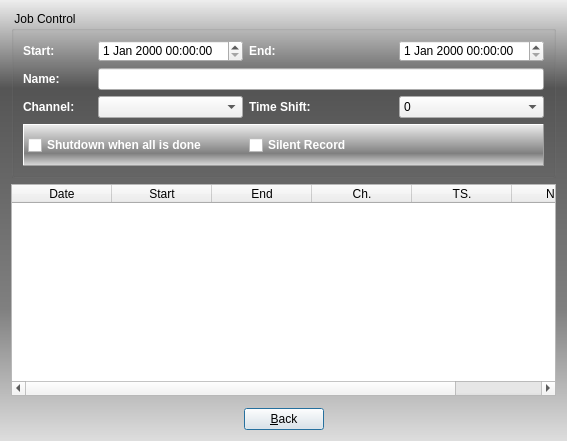
<?xml version="1.0" encoding="UTF-8"?>
<ui version="4.0">
 <class>CTimerRec</class>
 <widget class="QDialog" name="CTimerRec">
  <property name="geometry">
   <rect>
    <x>0</x>
    <y>0</y>
    <width>567</width>
    <height>441</height>
   </rect>
  </property>
  <property name="windowTitle">
   <string>Timer Record</string>
  </property>
  <property name="styleSheet">
   <string notr="true">QDialog#CTimerRec {
background-color: qlineargradient(spread:pad, x1:0, y1:0, x2:0, y2:1, stop:0 #eee, stop:0.2 #555, stop:0.7 grey, stop:1 #dedede);
}</string>
  </property>
  <property name="locale">
   <locale language="English" country="UnitedStates"/>
  </property>
  <layout class="QVBoxLayout" name="verticalLayout_2" stretch="0,60,0">
   <item>
    <widget class="QGroupBox" name="groupBoxEntry">
     <property name="title">
      <string> Job Control </string>
     </property>
     <layout class="QGridLayout" name="gridLayout">
      <item row="0" column="0">
       <widget class="QLabel" name="labStart">
        <property name="minimumSize">
         <size>
          <width>0</width>
          <height>0</height>
         </size>
        </property>
        <property name="styleSheet">
         <string notr="true">QLabel {
   font-weight: bold;
   color: white;
}</string>
        </property>
        <property name="text">
         <string>Start: </string>
        </property>
       </widget>
      </item>
      <item row="0" column="1">
       <widget class="QDateTimeEdit" name="dtEdtStart"/>
      </item>
      <item row="0" column="2">
       <widget class="QLabel" name="labEnd">
        <property name="styleSheet">
         <string notr="true">QLabel {
   font-weight: bold;
   color: white;
}</string>
        </property>
        <property name="text">
         <string>End: </string>
        </property>
       </widget>
      </item>
      <item row="0" column="4">
       <widget class="QDateTimeEdit" name="dtEdtEnd"/>
      </item>
      <item row="1" column="0">
       <widget class="QLabel" name="labName">
        <property name="minimumSize">
         <size>
          <width>0</width>
          <height>0</height>
         </size>
        </property>
        <property name="styleSheet">
         <string notr="true">QLabel {
   font-weight: bold;
   color: white;
}</string>
        </property>
        <property name="text">
         <string>Name: </string>
        </property>
       </widget>
      </item>
      <item row="2" column="0">
       <widget class="QLabel" name="labChannel">
        <property name="minimumSize">
         <size>
          <width>0</width>
          <height>0</height>
         </size>
        </property>
        <property name="styleSheet">
         <string notr="true">QLabel {
   font-weight: bold;
   color: white;
}</string>
        </property>
        <property name="text">
         <string>Channel: </string>
        </property>
       </widget>
      </item>
      <item row="2" column="1">
       <widget class="QComboBox" name="cbxChannel">
        <property name="minimumSize">
         <size>
          <width>0</width>
          <height>0</height>
         </size>
        </property>
       </widget>
      </item>
      <item row="2" column="4">
       <widget class="QComboBox" name="cbxTimeShift">
        <property name="minimumSize">
         <size>
          <width>80</width>
          <height>0</height>
         </size>
        </property>
        <item>
         <property name="text">
          <string>0</string>
         </property>
        </item>
        <item>
         <property name="text">
          <string>1</string>
         </property>
        </item>
        <item>
         <property name="text">
          <string>2</string>
         </property>
        </item>
        <item>
         <property name="text">
          <string>3</string>
         </property>
        </item>
        <item>
         <property name="text">
          <string>4</string>
         </property>
        </item>
        <item>
         <property name="text">
          <string>8</string>
         </property>
        </item>
        <item>
         <property name="text">
          <string>9</string>
         </property>
        </item>
        <item>
         <property name="text">
          <string>10</string>
         </property>
        </item>
        <item>
         <property name="text">
          <string>11</string>
         </property>
        </item>
       </widget>
      </item>
      <item row="3" column="0" colspan="5">
       <widget class="QFrame" name="frameCtrl">
        <property name="styleSheet">
         <string notr="true">QFrame#frameCtrl {
  background-color: qlineargradient(spread:pad, x1:0, y1:0, x2:0, y2:1, stop:0 #eee, stop:0.7 grey, stop:1 #dedede);
}</string>
        </property>
        <property name="frameShape">
         <enum>QFrame::Panel</enum>
        </property>
        <property name="frameShadow">
         <enum>QFrame::Raised</enum>
        </property>
        <property name="lineWidth">
         <number>1</number>
        </property>
        <layout class="QGridLayout" name="gridLayout_2">
         <property name="margin">
          <number>4</number>
         </property>
         <item row="0" column="1">
          <widget class="QCheckBox" name="checkRecMini">
           <property name="styleSheet">
            <string notr="true">QCheckBox#checkRecMini {
   font-weight: bold;
   color: white;
}</string>
           </property>
           <property name="text">
            <string>Silent Record</string>
           </property>
          </widget>
         </item>
         <item row="0" column="0">
          <widget class="QCheckBox" name="checkShutdown">
           <property name="styleSheet">
            <string notr="true">QCheckBox#checkShutdown {
   font-weight: bold;
   color: white;
}</string>
           </property>
           <property name="text">
            <string>Shutdown when all is done</string>
           </property>
          </widget>
         </item>
         <item row="0" column="2">
          <widget class="QPushButton" name="btnSet">
           <property name="minimumSize">
            <size>
             <width>32</width>
             <height>32</height>
            </size>
           </property>
           <property name="maximumSize">
            <size>
             <width>32</width>
             <height>32</height>
            </size>
           </property>
           <property name="toolTip">
            <string>Add / Update Job</string>
           </property>
           <property name="text">
            <string/>
           </property>
           <property name="icon">
            <iconset resource="../vlc-record.qrc">
             <normaloff>:/app/add</normaloff>:/app/add</iconset>
           </property>
           <property name="iconSize">
            <size>
             <width>24</width>
             <height>24</height>
            </size>
           </property>
           <property name="autoDefault">
            <bool>false</bool>
           </property>
           <property name="flat">
            <bool>true</bool>
           </property>
          </widget>
         </item>
         <item row="0" column="3">
          <widget class="QPushButton" name="btnDel">
           <property name="minimumSize">
            <size>
             <width>32</width>
             <height>32</height>
            </size>
           </property>
           <property name="maximumSize">
            <size>
             <width>32</width>
             <height>32</height>
            </size>
           </property>
           <property name="toolTip">
            <string>Delete Job from Joblist</string>
           </property>
           <property name="text">
            <string/>
           </property>
           <property name="icon">
            <iconset resource="../vlc-record.qrc">
             <normaloff>:/app/del</normaloff>:/app/del</iconset>
           </property>
           <property name="iconSize">
            <size>
             <width>24</width>
             <height>24</height>
            </size>
           </property>
           <property name="autoDefault">
            <bool>false</bool>
           </property>
           <property name="flat">
            <bool>true</bool>
           </property>
          </widget>
         </item>
        </layout>
       </widget>
      </item>
      <item row="2" column="2">
       <widget class="QLabel" name="labTimeShift">
        <property name="styleSheet">
         <string notr="true">QLabel {
   font-weight: bold;
   color: white;
}</string>
        </property>
        <property name="text">
         <string>Time Shift:</string>
        </property>
       </widget>
      </item>
      <item row="1" column="1" colspan="4">
       <widget class="QLineEdit" name="edtName"/>
      </item>
     </layout>
    </widget>
   </item>
   <item>
    <widget class="QTableWidget" name="tableRecordEntries">
     <attribute name="horizontalHeaderStretchLastSection">
      <bool>true</bool>
     </attribute>
     <attribute name="verticalHeaderVisible">
      <bool>false</bool>
     </attribute>
     <attribute name="verticalHeaderStretchLastSection">
      <bool>false</bool>
     </attribute>
     <column>
      <property name="text">
       <string>Date</string>
      </property>
     </column>
     <column>
      <property name="text">
       <string>Start</string>
      </property>
     </column>
     <column>
      <property name="text">
       <string>End</string>
      </property>
     </column>
     <column>
      <property name="text">
       <string>Ch.</string>
      </property>
     </column>
     <column>
      <property name="text">
       <string>TS.</string>
      </property>
     </column>
     <column>
      <property name="text">
       <string>Name</string>
      </property>
     </column>
    </widget>
   </item>
   <item>
    <layout class="QHBoxLayout" name="hLayoutQuit">
     <property name="topMargin">
      <number>6</number>
     </property>
     <item>
      <spacer name="horizontalSpacer_3">
       <property name="orientation">
        <enum>Qt::Horizontal</enum>
       </property>
       <property name="sizeHint" stdset="0">
        <size>
         <width>40</width>
         <height>20</height>
        </size>
       </property>
      </spacer>
     </item>
     <item>
      <widget class="QPushButton" name="pushOK">
       <property name="text">
        <string>&amp;Back</string>
       </property>
      </widget>
     </item>
     <item>
      <spacer name="horizontalSpacer_2">
       <property name="orientation">
        <enum>Qt::Horizontal</enum>
       </property>
       <property name="sizeHint" stdset="0">
        <size>
         <width>40</width>
         <height>20</height>
        </size>
       </property>
      </spacer>
     </item>
    </layout>
   </item>
  </layout>
 </widget>
 <resources>
  <include location="../vlc-record.qrc"/>
 </resources>
 <connections>
  <connection>
   <sender>pushOK</sender>
   <signal>clicked()</signal>
   <receiver>CTimerRec</receiver>
   <slot>accept()</slot>
   <hints>
    <hint type="sourcelabel">
     <x>188</x>
     <y>306</y>
    </hint>
    <hint type="destinationlabel">
     <x>325</x>
     <y>305</y>
    </hint>
   </hints>
  </connection>
 </connections>
</ui>
